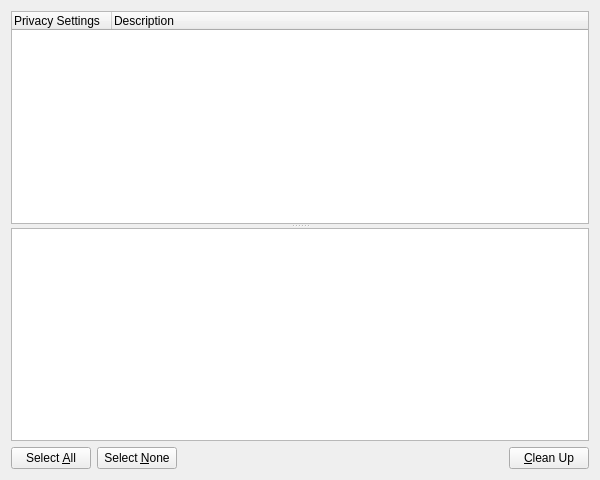
<ui version="4.0" >
 <author>Brian S. Stephan</author>
 <class>SweeperDialog</class>
 <widget class="QWidget" name="SweeperDialog" >
  <property name="geometry" >
   <rect>
    <x>0</x>
    <y>0</y>
    <width>600</width>
    <height>480</height>
   </rect>
  </property>
  <layout class="QVBoxLayout" >
   <item>
    <widget class="QSplitter" name="splitter1" >
     <property name="sizePolicy" >
      <sizepolicy vsizetype="Expanding" hsizetype="Expanding" >
       <horstretch>0</horstretch>
       <verstretch>0</verstretch>
      </sizepolicy>
     </property>
     <property name="orientation" >
      <enum>Qt::Vertical</enum>
     </property>
     <widget class="QTreeWidget" name="privacyListView" >
      <property name="whatsThis" >
       <string>Check all cleanup actions you would like to perform. These will be executed by pressing the button below.</string>
      </property>
      <property name="alternatingRowColors" >
       <bool>true</bool>
      </property>
      <property name="itemsMovable" stdset="0" >
       <bool>false</bool>
      </property>
      <column>
       <property name="text" >
        <string>Privacy Settings</string>
       </property>
      </column>
      <column>
       <property name="text" >
        <string>Description</string>
       </property>
      </column>
     </widget>
     <widget class="KTextEdit" name="statusTextEdit" >
      <property name="readOnly" >
       <bool>true</bool>
      </property>
     </widget>
    </widget>
   </item>
   <item>
    <layout class="QHBoxLayout" >
     <item>
      <widget class="QPushButton" name="selectAllButton" >
       <property name="text" >
        <string>Select &amp;All</string>
       </property>
      </widget>
     </item>
     <item>
      <widget class="QPushButton" name="selectNoneButton" >
       <property name="text" >
        <string>Select &amp;None</string>
       </property>
      </widget>
     </item>
     <item>
      <spacer>
       <property name="orientation" >
        <enum>Qt::Horizontal</enum>
       </property>
       <property name="sizeType" >
        <enum>QSizePolicy::MinimumExpanding</enum>
       </property>
       <property name="sizeHint" >
        <size>
         <width>171</width>
         <height>16</height>
        </size>
       </property>
      </spacer>
     </item>
     <item>
      <widget class="QPushButton" name="cleanupButton" >
       <property name="whatsThis" >
        <string>Immediately performs the cleanup actions selected above</string>
       </property>
       <property name="text" >
        <string>&amp;Clean Up</string>
       </property>
      </widget>
     </item>
    </layout>
   </item>
  </layout>
 </widget>
  <customwidgets>
  <customwidget>
   <class>KTextEdit</class>
   <extends>QTextEdit</extends>
   <header>ktextedit.h</header>
  </customwidget>
 </customwidgets>
 <includes>
  <include location="local" >ktextedit.h</include>
 </includes>
 <resources/>
 <connections/>
</ui>
